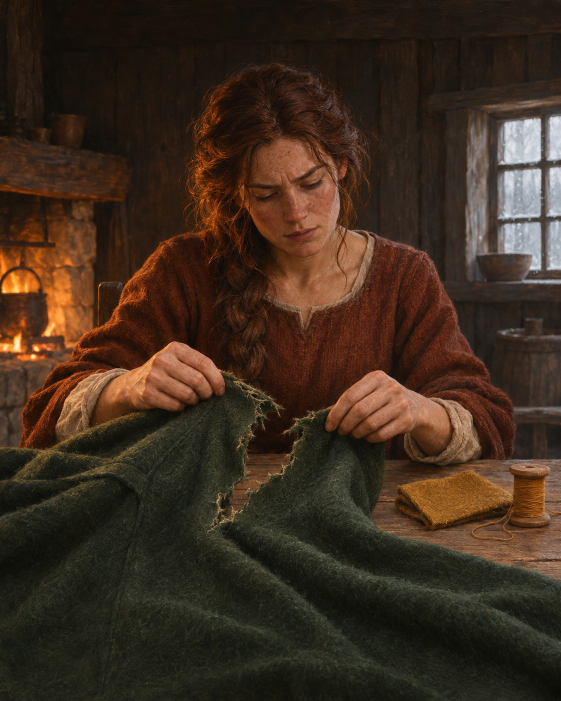
#> input picture assets/social/2026-11-04/17-cloak-before-source.jpg, 1122 x 1402 px (shown at 1/2 size)
$ python render.py
#> lines starting #> are read from the running program, lines starting #| are printed output that depends on the picture
from PIL import Image, ImageDraw, ImageFont, ImageOps
from pathlib import Path
import subprocess, math, json

P=Path(__file__).parent
G=P.parent/'generated_images'
font_path=P/'font.ttf'
if not font_path.exists():font_path=P.parent/'fonts/CormorantGaramond-SemiBold.ttf'
font=lambda n:ImageFont.truetype(str(font_path),n)
sources={'11-giant-step-source.jpg':'exec-281d4a82-6a45-4b1c-a80f-f98c4841b6f9.png','17-cloak-before-source.jpg':'exec-76451b8e-e85a-451a-b7bf-abed881e9363.png','17-cloak-after-source.jpg':'exec-4780f286-0929-4a6b-af9f-f231288dbece.png'}
for dst,src in sources.items():
    if not (P/dst).exists():Image.open(G/src).convert('RGB').save(P/dst,quality=97,subsampling=0)
#> pass 2 of the loop `for dst,src in sources.items():`:

def drawtext(img,lines,ys,size,alpha=255):
    layer=Image.new('RGBA',img.size)
    d=ImageDraw.Draw(layer)
    for text,y in zip(lines,ys):
        d.text((img.width/2,y),text,font=font(size),anchor='mt',fill=(255,246,226,alpha),stroke_width=2,stroke_fill=(17,20,18,round(alpha*.8)))
    return Image.alpha_composite(img.convert('RGBA'),layer).convert('RGB')

for i,(src,head,foot) in enumerate([
    ('17-cloak-before-source.jpg','Would you throw it away?','Swipe to see what she saved.'),
    ('17-cloak-after-source.jpg','One patch. Another journey.','What have you kept by repairing it?')],1):
    im=ImageOps.fit(Image.open(P/src),(1080,1350),method=Image.Resampling.LANCZOS)
    overlay=Image.new('RGBA',im.size);d=ImageDraw.Draw(overlay)
#> after `overlay = Image.new('RGBA', im.size)`: overlay: PIL image 1080x1350 RGBA; every value is 0
    for y in range(170):d.line((0,y,1080,y),fill=(8,15,13,round(100*(1-y/170))))
    for y in range(1170,1350):d.line((0,y,1080,y),fill=(8,15,13,round(135*(y-1170)/180)))
    im=Image.alpha_composite(im.convert('RGBA'),overlay)
#> im: PIL image 1080x1350 RGBA
    im=drawtext(im,[head],[43],73)
    im=drawtext(im,[foot],[1240],47)
#> call 2 of drawtext, with size = 47, alpha = 255
#> in drawtext (call 2), `return Image.alpha_composite(img.convert('RGBA'),layer).convert('RGB')`:
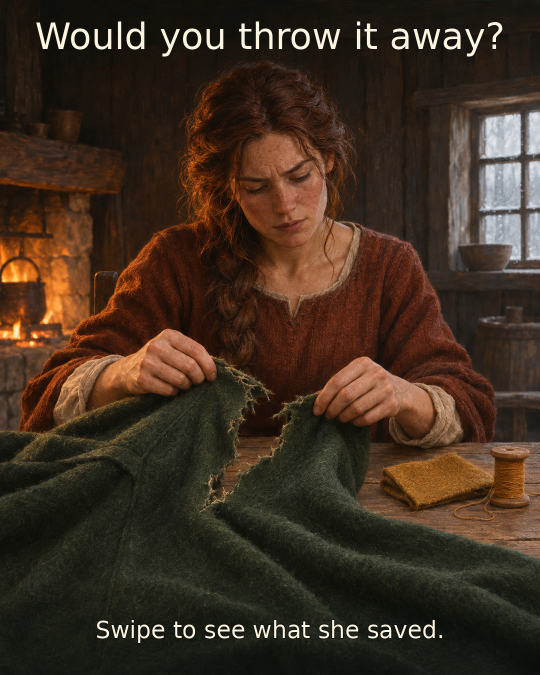
#> returned value: PIL image 1080x1350 RGB (shown at 1/2 size); mean R, G, B 63.5, 46.8, 32.9
    im.save(P/f'17-cloak-{i:02}.jpg',quality=94,subsampling=0)
#> pass 2 of the loop `for i,(src,head,foot) in enumerate([`:
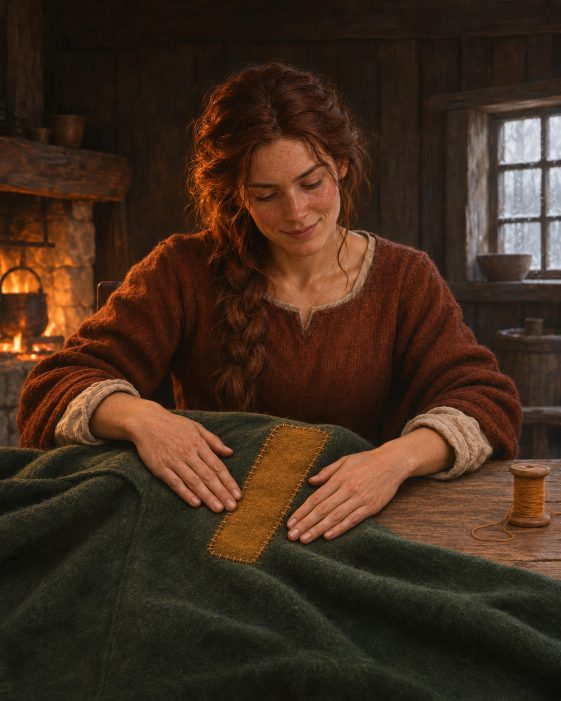
#> input picture assets/social/2026-11-04/17-cloak-after-source.jpg, 1122 x 1402 px (shown at 1/2 size)
#> in drawtext (call 4), `return Image.alpha_composite(img.convert('RGBA'),layer).convert('RGB')`:
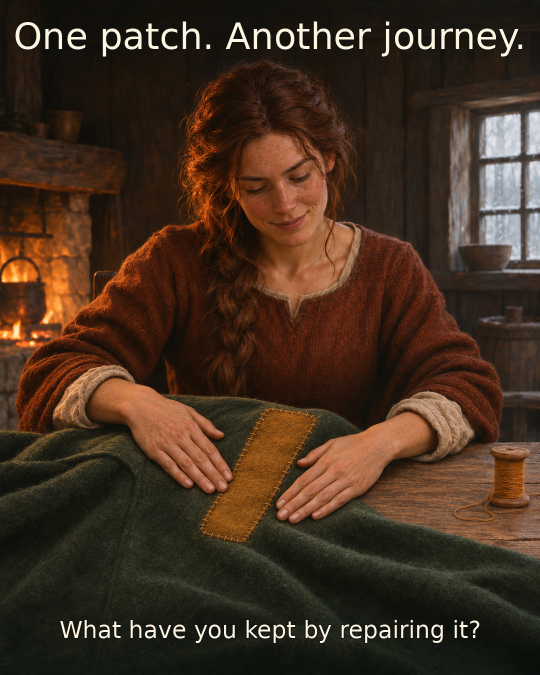
#> returned value: PIL image 1080x1350 RGB (shown at 1/2 size); mean R, G, B 67.9, 47.5, 32.5

src=ImageOps.fit(Image.open(P/'11-giant-step-source.jpg').convert('RGB'),(1080,1920),method=Image.Resampling.LANCZOS)
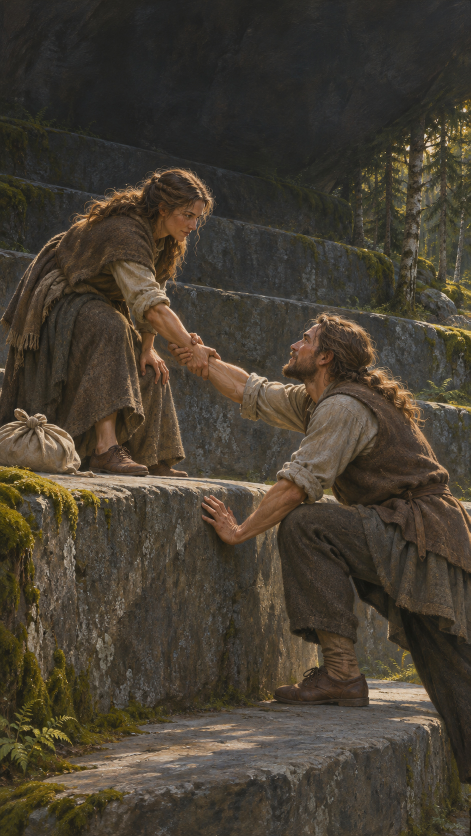
#> input picture assets/social/2026-11-04/11-giant-step-source.jpg, 941 x 1672 px (shown at 1/2 size)
def ease(x):
    x=max(0,min(1,x));return x*x*(3-2*x)
cmd=['ffmpeg','-hide_banner','-loglevel','error','-y','-f','rawvideo','-pix_fmt','rgb24','-s','1080x1920','-r','30','-i','-','-f','lavfi','-i','anullsrc=channel_layout=stereo:sample_rate=48000','-t','14','-c:v','libx264','-preset','medium','-crf','23','-pix_fmt','yuv420p','-r','30','-c:a','aac','-b:a','96k','-movflags','+faststart',str(P/'11-giant-step-reel.mp4')]
#> (the run stopped early here; a loop or call above may not have finished)
